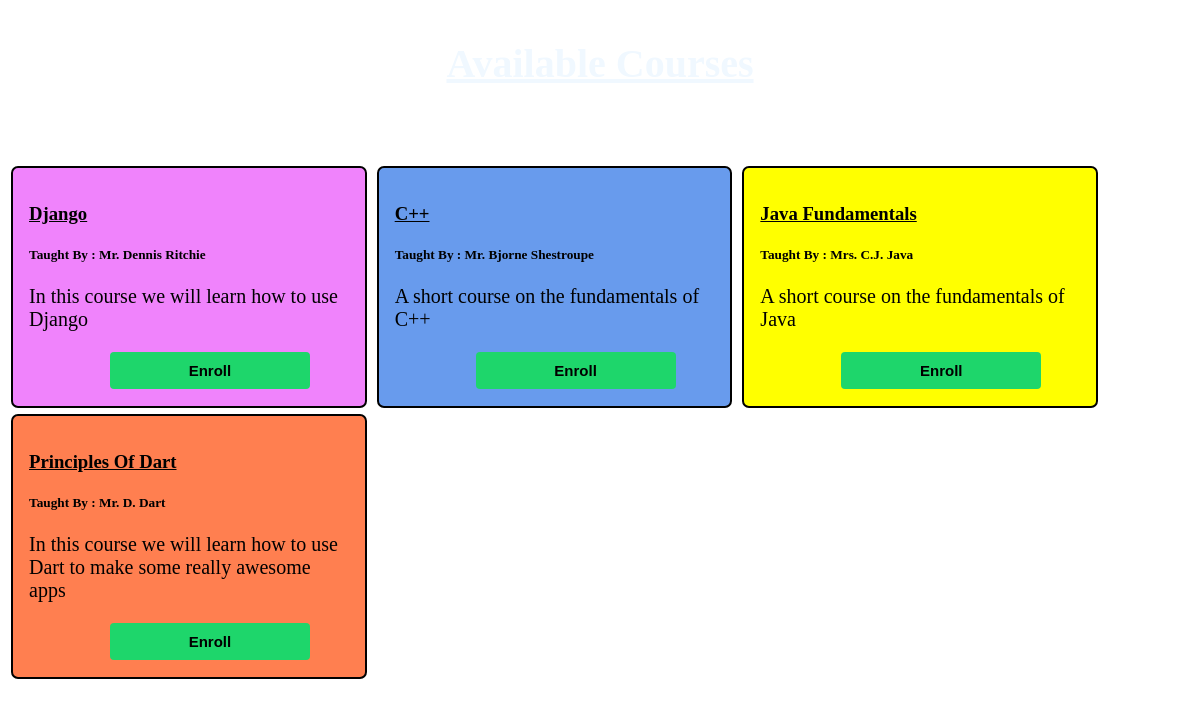
Screenshot of /course/ with the database file from the repository.
### learner/models.py (models this page shows)
class Course(models.Model):
 title = models.CharField(max_length=50)
 description = models.CharField(max_length=300)
 teacher = models.CharField(max_length=50)
 enrollkey = models.CharField(max_length=50, unique = True)
 class meta:
     verbose_name_plural="1. Courses"

### learner/views.py (the view)
# urls.py: path('course/', views.index, name='index'),
def index(request):
  course = Course.objects.all()
  context = {
    'course': course,
  }
  return render(request, 'index2.html', context)

### learner/templates/index2.html (shortened to what this page needs)
<!DOCTYPE html>
<html>
<head>
</head>
<body>
  <p style=" text-decoration: underline; font-size: 40px; font-weight: bold; color: aliceblue; text-align: center;">
    Available Courses</p>
  <br><br>
  {% for x in course %}
  {% cycle '#f083fc' '#689bed' 'yellow' 'coral' 'grey' as bgcolor silent %}
  <div class="card"
    style=" max-width: 27%; margin: 10%; background-color: {{ bgcolor }}; display: inline-block; align-items: streach; justify-content:space-around; width: 30%; padding: 1em; margin: 3px; border: 2px solid black; border-radius: 7px;">
    <div class="card-body">
      <h3 class="card-title" style="text-decoration: underline;">{{ x.title }}</h3>
      <h5 class="card-subtitle mb-2 text-muted">Taught By : {{ x.teacher }}</h5>
      <p style="font-size: 20px;" class="card-text">{{ x.description }}</p>
      <div style="padding-left: 25%;">
        <button class="button" style="vertical-align:middle; color: black; text-decoration: none;"><span><a style="text-decoration: none; font-weight: bold; color: black;" href="enroll/{{ x.id }}">Enroll</a></span></button>
      </div>
    </div>
  </div>
  {% endfor %}
</body>

### learner/templates/index2.html (style rules this page uses)
body { background-image: url('https://images.unsplash.com/photo-1535905557558-afc4877a26fc?ixlib=rb-1.2.1&ixid=MnwxMjA3fDB8MHxwaG90by1wYWdlfHx8fGVufDB8fHx8&auto=format&fit=crop&w=687&q=80'); }
.button { text-decoration: none; display: inline-block; border-radius: 4px; background-color: #1ed66b; border: none; color: #213dd8; text-align: center; font-size: 15px; padding: 10px; width: 200px; transition: all 0.5s; cursor: pointer; margin: 1px; }
.button span { text-decoration: none; cursor: pointer; display: inline-block; position: relative; transition: 0.5s; }
.button span:after { text-decoration: none; content: '\00bb'; position: absolute; opacity: 0; top: 0; right: -20px; transition: 0.5s; }

### rows the page displays
Course: title "Django", teacher "Mr. Dennis Ritchie", description "In this course we will learn how to use Django"
Course: title "C++", teacher "Mr. Bjorne Shestroupe", description "A short course on the fundamentals of C++"
Course: title "Java Fundamentals", teacher "Mrs. C.J. Java", description "A short course on the fundamentals of Java"
Course: title "Principles Of Dart", teacher "Mr. D. Dart", description "In this course we will learn how to use Dart to make some really awesome apps"
